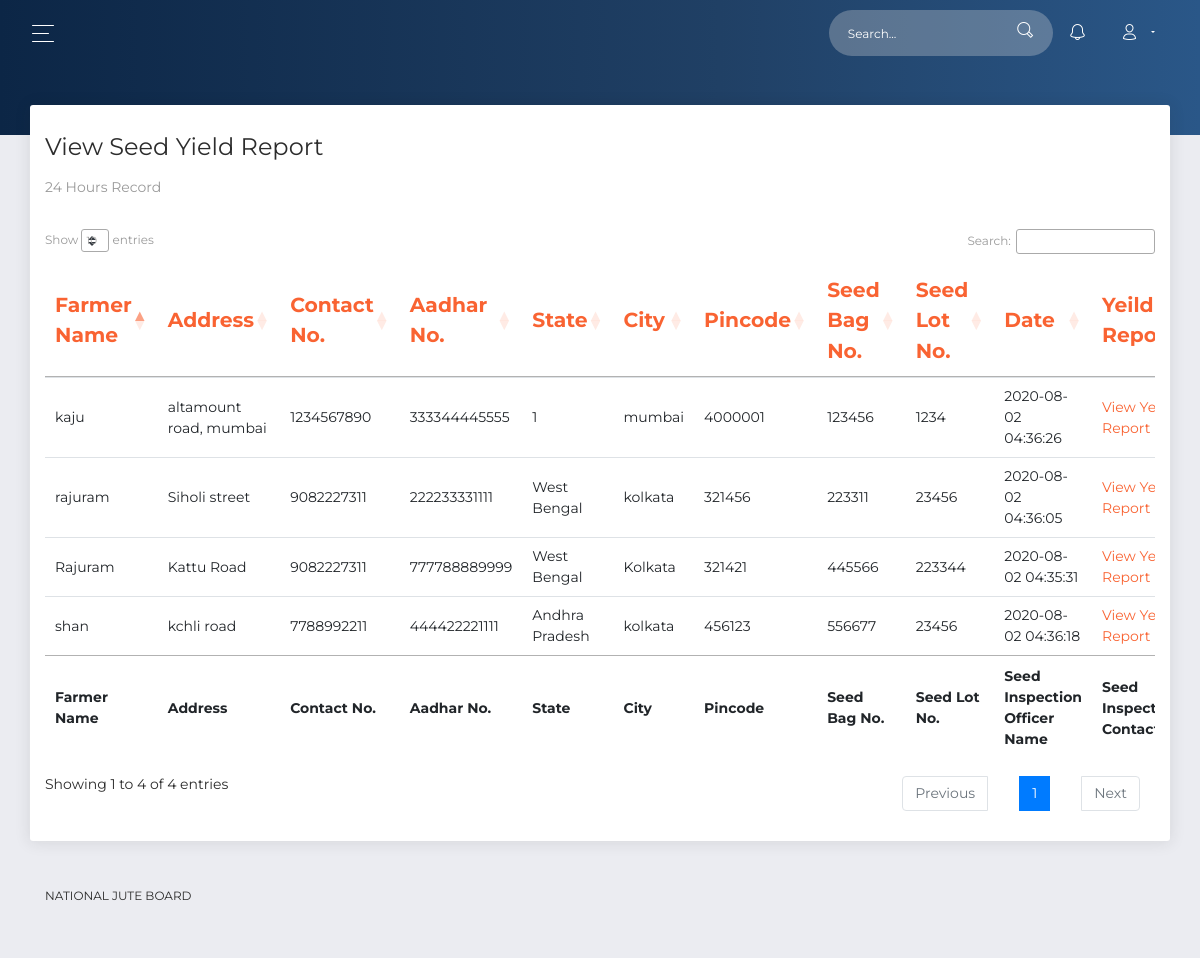
The app's page /viewyield.php (signed in) with its own data.
### tables this page shows
CREATE TABLE `yield` (
  `fid` int(11) NOT NULL,
  `fname` varchar(255) NOT NULL,
  `contactno` varchar(10) NOT NULL,
  `bagno` bigint(100) NOT NULL,
  `lotno` bigint(100) NOT NULL,
  `city` varchar(255) NOT NULL,
  `state` varchar(255) NOT NULL,
  `address` varchar(255) NOT NULL,
  `pincode` int(11) NOT NULL,
  `aadhaar` varchar(255) NOT NULL,
  `file1` varchar(255) NOT NULL,
  `created` timestamp NOT NULL DEFAULT CURRENT_TIMESTAMP ON UPDATE CURRENT_TIMESTAMP
);

### viewyield.php (the view, shortened to what this page needs)
<?php
include_once 'database.php';
if (isset($_SESSION['user'])) {
$user=$_SESSION['user'];
$result = mysqli_query($conn,"SELECT * FROM supplier where email='$user'");
$row = mysqli_fetch_assoc($result);
$user_type=$row['type'];
$result2 = mysqli_query($conn,"SELECT * FROM yield");
if($user_type=='Official')
 {
 ?>
<!DOCTYPE html>
<html lang="en">
<head>
  <link rel="stylesheet" href="https://use.fontawesome.com/releases/v5.7.1/css/all.css">
  <link href="assets/css/bootstrap.min.css" rel="stylesheet" />
  <link href="assets/css/now-ui-dashboard.css?v=1.5.0" rel="stylesheet" />
  <link href="assets/demo/demo.css" rel="stylesheet" />
  <link rel="stylesheet" type="text/css" href="https://cdn.datatables.net/1.10.21/css/jquery.dataTables.css">
  <link rel="stylesheet" type="text/css" href="https://cdn.datatables.net/1.10.21/css/dataTables.bootstrap4.min.css">
</head>
<body class="">
  <div class="wrapper ">
    <div class="main-panel" id="main-panel">
      <nav class="navbar navbar-expand-lg navbar-transparent  bg-primary  navbar-absolute">
        <div class="container-fluid">
          <div class="navbar-wrapper">
            <div class="navbar-toggle">
              <button type="button" class="navbar-toggler">
                <span class="navbar-toggler-bar bar1"></span>
                <span class="navbar-toggler-bar bar2"></span>
                <span class="navbar-toggler-bar bar3"></span>
              </button>
            </div>
          </div>
          <?php include('action.php');?>
        </div>
      </nav>
      <div class="panel-header panel-header-sm">
      </div>
      <div class="content">
        <div class="row">
          <div class="col-md-12">
            <div class="card">
              <div class="card-header">
                <h4 class="card-title">View Seed Yield Report</h4>
                 <p class="card-category">24 Hours Record</p>
              </div>
              <div class="card-body " style="overflow: scroll;">
                <div class="table-responsive">
                  <table class="table" id="example" class="table table-striped table-bordered" style="width:100%">
                    <thead class=" text-primary">
                     <tr>
                      <th>Farmer Name</th>
                      <th>Address</th>
                       <th>Contact No.</th>
                      <th>Aadhar No.</th>
                      <th>State</th>
                      <th>City</th>
                      <th>Pincode</th>
                      <th>Seed Bag No.</th>
                      <th>Seed Lot No.</th>
                      <th>Date</th>
                      <th>Yeild Report</th>
                    </tr>
                  </thead>
                  <tbody>
                  <?php
                    if ($result2->num_rows > 0) {
                    while($row1 = mysqli_fetch_assoc($result2)) {
                       echo" <tr>";
                       echo"<td>".$row1['fname']."</td>";
                       echo"<td>".$row1['address']."</td>";
                       echo"<td>".$row1['contactno']."</td>";
                       echo"<td>".$row1['aadhaar']."</td>";
                       echo"<td>".$row1['state']."</td>";
                       echo"<td>".$row1['city']."</td>";
                       echo"<td>".$row1['pincode']."</td>";
                       echo"<td>".$row1['bagno']."</td>";
                       echo"<td>".$row1['lotno']."</td>";
                       echo"<td>".$row1['created']."</td>";
                      ?>
                       <td><a href="uploads/<?php echo($row1['file1']); ?>" target="_blank" >View Yeild Report </a></td>
                       <?php
                         echo "</tr>";
                       }
                        }
                        ?>
                     </tbody>
                  <tfoot>
                    <tr>
                       <th>Farmer Name</th>
                      <th>Address</th>
                       <th>Contact No.</th>
                      <th>Aadhar No.</th>
                      <th>State</th>
                      <th>City</th>
                      <th>Pincode</th>
                      <th>Seed Bag No.</th>
                      <th>Seed Lot No.</th>
                      <th>Seed Inspection Officer Name</th>
                      <th>Seed Inspection Contact No</th>
                    </tr>
                  </tfoot>
                  </table>
                </div>
              </div>
            </div>
          </div>
      <?php include('footer.php'); ?>
    </div>
  </div>
</body>
</html>
<?php
}
}
else{
  header("location: ./login.php");
}?>

### records on screen
yield: fname "kaju", address "altamount road, mumbai", contactno "1234567890", aadhaar "333344445555", state "1", city "mumbai", pincode "4000001", bagno "123456", lotno "1234", created "2020-08-02 04:36:26"
yield: fname "shan", address "kchli road", contactno "7788992211", aadhaar "444422221111", state "Andhra Pradesh", city "kolkata", pincode "456123", bagno "556677", lotno "23456", created "2020-08-02 04:36:18"
yield: fname "rajuram", address "Siholi street", contactno "9082227311", aadhaar "222233331111", state "West Bengal", city "kolkata", pincode "321456", bagno "223311", lotno "23456", created "2020-08-02 04:36:05"
yield: fname "Rajuram", address "Kattu Road", contactno "9082227311", aadhaar "777788889999", state "West Bengal", city "Kolkata", pincode "321421", bagno "445566", lotno "223344", created "2020-08-02 04:35:31"
